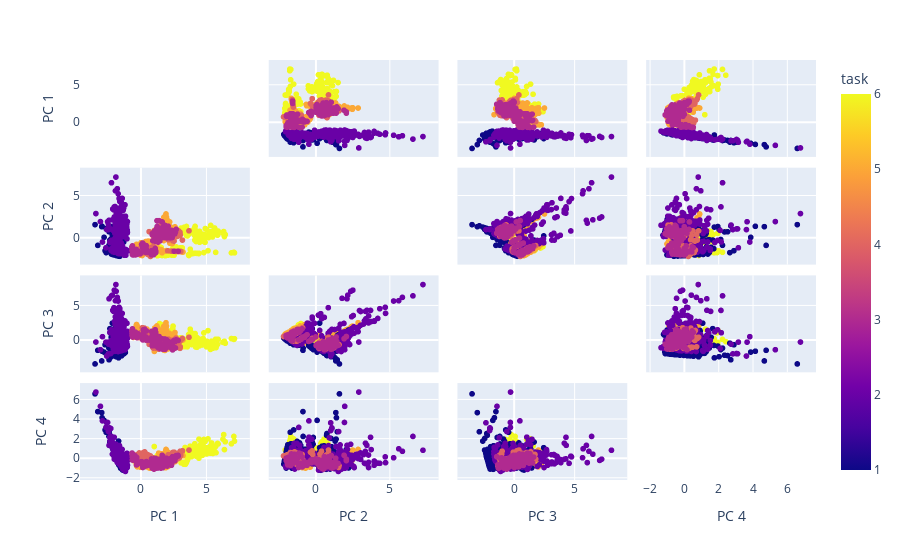

Here is the notebook cell this chart was saved with:
### Code cell
import plotly.express as px

n_components = 4



#total_var = pca.explained_variance_ratio_.sum() * 100

labels = {str(i): f"PC {i+1}" for i in range(n_components)}
labels['color'] = 'task'

# 2D Scatter plot of Raw data using Day No 
colors = [plt.cm.jet(float(i)/max(unique_taskinfo)) for i in unique_taskinfo]


fig = px.scatter_matrix(
    pca_score,
    color=df_model.task_info,
    dimensions=range(n_components),
    labels=labels,
    
)
fig.update_traces(diagonal_visible=False)
fig.show()

### Figure 1 — Plotly figure (JSON) as saved in the notebook; plotly's stock layout.template omitted (floating-point values rounded to 4 significant figures; data arrays with more than 128 entries replaced by an {"elided": "..."} marker saying what was removed)
{"data": [{"diagonal": {"visible": false}, "dimensions": [{"axis": {"matches": true}, "label": "PC 1", "values": {"elided": "1326 float values"}}, {"axis": {"matches": true}, "label": "PC 2", "values": {"elided": "1326 float values"}}, {"axis": {"matches": true}, "label": "PC 3", "values": {"elided": "1326 float values"}}, {"axis": {"matches": true}, "label": "PC 4", "values": {"elided": "1326 float values"}}], "hovertemplate": "%{xaxis.title.text}=%{x}<br>%{yaxis.title.text}=%{y}<br>task=%{marker.color}<extra></extra>", "legendgroup": "", "marker": {"color": {"elided": "1326 int values"}, "coloraxis": "coloraxis", "symbol": "circle"}, "name": "", "showlegend": false, "type": "splom"}], "layout": {"coloraxis": {"colorbar": {"title": {"text": "task"}}, "colorscale": [[0, "#0d0887"], [0.1111, "#46039f"], [0.2222, "#7201a8"], [0.3333, "#9c179e"], [0.4444, "#bd3786"], [0.5556, "#d8576b"], [0.6667, "#ed7953"], [0.7778, "#fb9f3a"], [0.8889, "#fdca26"], [1, "#f0f921"]]}, "dragmode": "select", "legend": {"tracegroupgap": 0}, "margin": {"t": 60}}}
